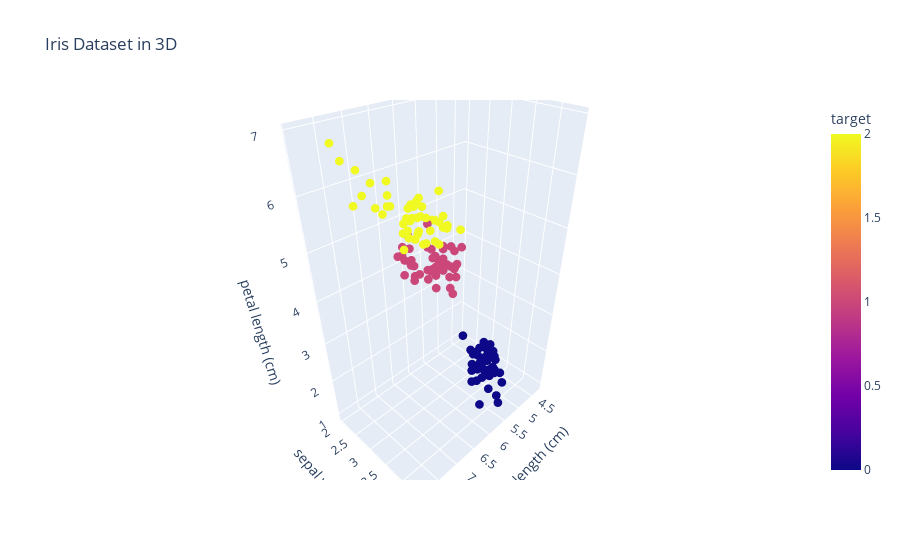

This figure's notebook cell:
### Code cell
import plotly.express as px
fig = px.scatter_3d(iris.frame, x='sepal length (cm)', y='sepal width (cm)', z='petal length (cm)',
              color='target', labels={'target':'target'},
              title="Iris Dataset in 3D",)
fig.update_traces(marker_size = 3)
fig.show()

### Figure 1 — Plotly figure (JSON) as saved in the notebook; plotly's stock layout.template omitted (floating-point values rounded to 4 significant figures; data arrays with more than 128 entries replaced by an {"elided": "..."} marker saying what was removed)
{"data": [{"hovertemplate": "sepal length (cm)=%{x}<br>sepal width (cm)=%{y}<br>petal length (cm)=%{z}<br>target=%{marker.color}<extra></extra>", "legendgroup": "", "marker": {"color": {"elided": "150 int values"}, "coloraxis": "coloraxis", "size": 3, "symbol": "circle"}, "mode": "markers", "name": "", "scene": "scene", "showlegend": false, "type": "scatter3d", "x": {"elided": "150 float values"}, "y": {"elided": "150 float values"}, "z": {"elided": "150 float values"}}], "layout": {"coloraxis": {"colorbar": {"title": {"text": "target"}}, "colorscale": [[0, "#0d0887"], [0.1111, "#46039f"], [0.2222, "#7201a8"], [0.3333, "#9c179e"], [0.4444, "#bd3786"], [0.5556, "#d8576b"], [0.6667, "#ed7953"], [0.7778, "#fb9f3a"], [0.8889, "#fdca26"], [1, "#f0f921"]]}, "legend": {"tracegroupgap": 0}, "scene": {"domain": {"x": [0, 1], "y": [0, 1]}, "xaxis": {"title": {"text": "sepal length (cm)"}}, "yaxis": {"title": {"text": "sepal width (cm)"}}, "zaxis": {"title": {"text": "petal length (cm)"}}}, "title": {"text": "Iris Dataset in 3D"}}}
